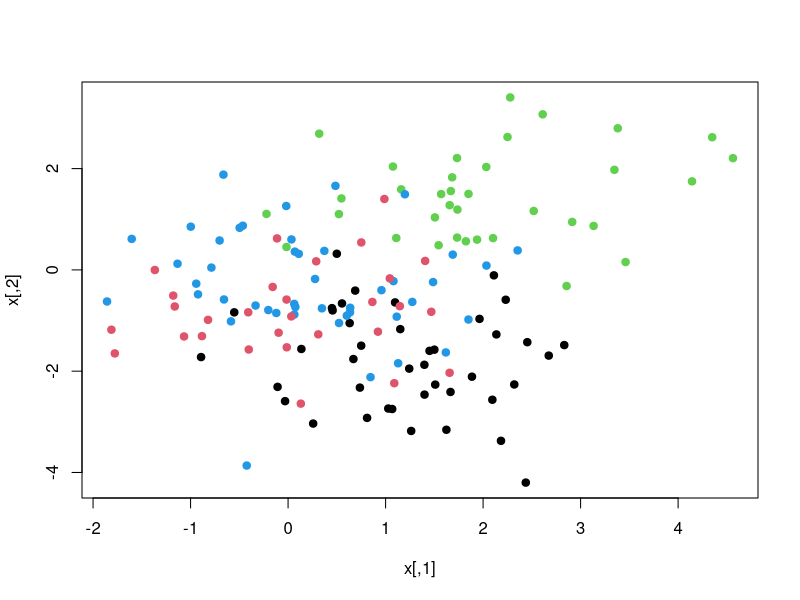
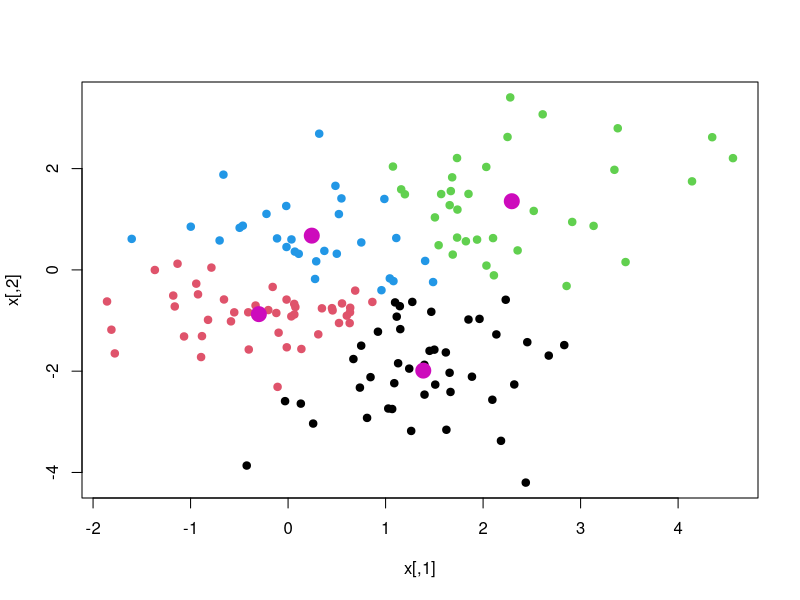
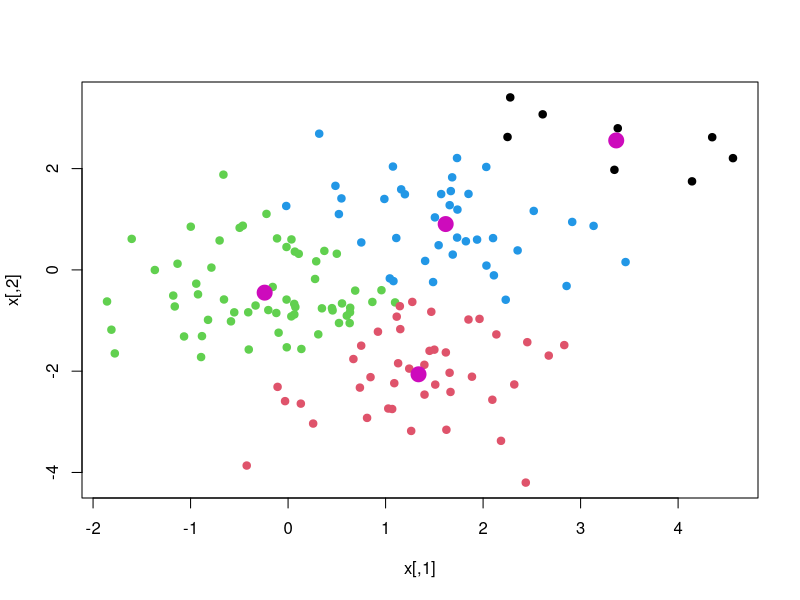
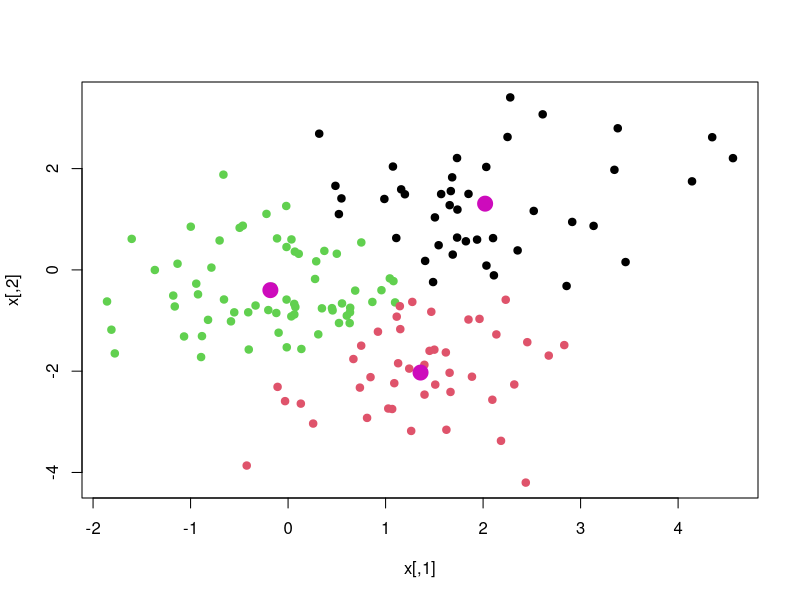
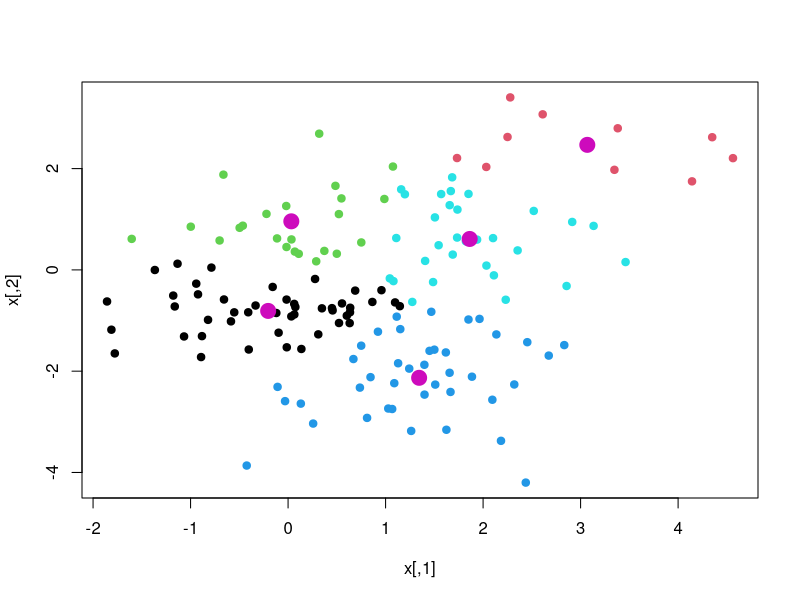
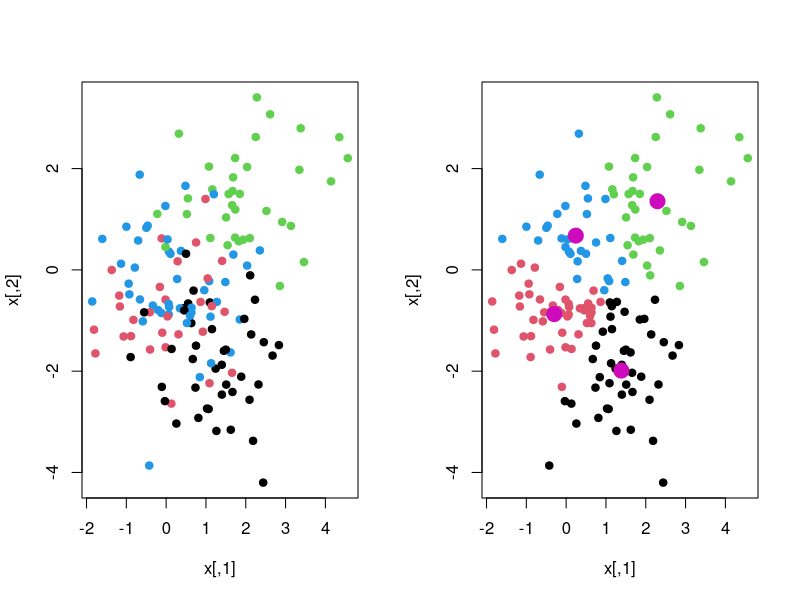
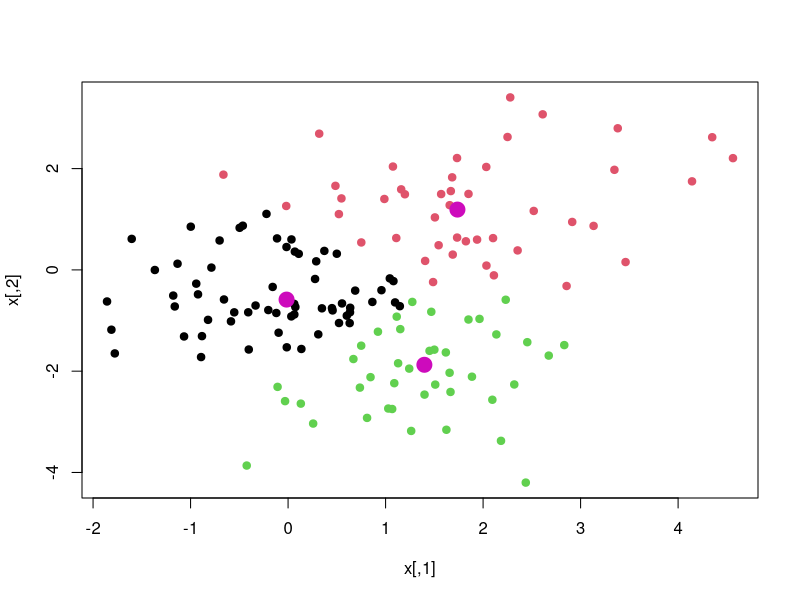
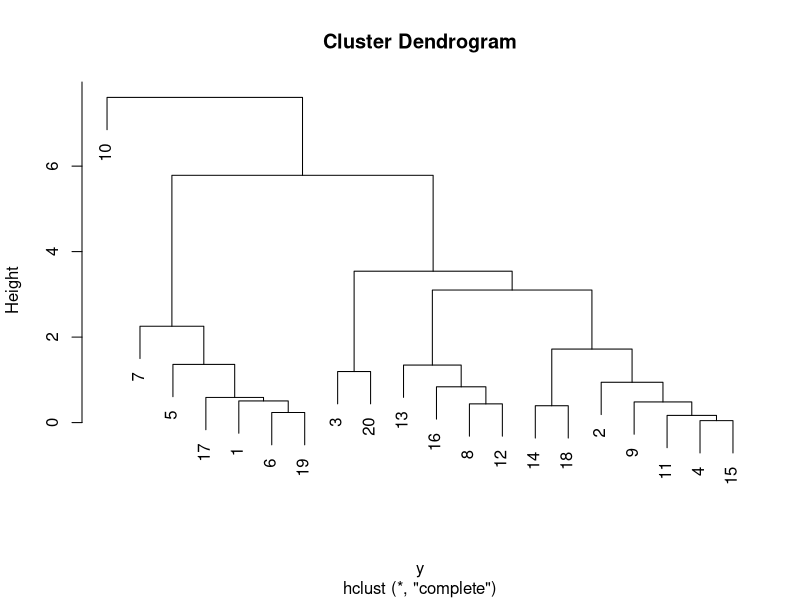

The R source for these figures, in order:

###### Part 1: Euclidean Distance ######

# First create a 2*2 matrix A, where each row represent an observation point
A <- matrix(c(1.7, 5, 4, 72), 2, 2, byrow = T) 
A
# Then calculate the Euclidean distance between the two observation points
d <- dist(cbind(A))
print(d)


###### Part 2: Generate a Fake Dataset ######

set.seed(5)
x <- matrix(rnorm(300), 150, 2) # The dataset contains 150 observations, each of which is described by a two-element vector
xmean <- matrix(rnorm(8), 4, 2) # Generate a deviation matrix
which <- sample(1:4, 150, replace = T) # Randomly sample of number 1-4 for 150 times with replacement
x <- x + xmean[which, ] # Add the deviation to dataset in four randomly formed groups
plot(x, col = which, pch = 19) # Plot the distribution of the observation points


###### Part 3: K-Means Clustering ######

x.cluster <- cbind(x, which) # Add the randomly sampled 1-4 (a new column) to the dataset as the initial clusters (in this case, we specify 4 clusters)
while(TRUE){
  centroid <- c() # Create an empty vector to put the centroids
  for(g in 1:4){ # In this for loop, the position of each centroid is calculated - mean of observations assigned to each centroid
    centroid <- c(centroid, mean(x.cluster[x.cluster[, 3] == g, 1]), mean(x.cluster[x.cluster[, 3] == g, 2]))
  }
  centroid <- matrix(centroid, 4, 2, byrow = T) # Reform the vector into a matrix where each row is one centroid
  
  distance <- c()
  for(i in 1:nrow(x)){ # In this for loop, each observation is reassigned its closest centroid
    for(j in 1:4)
      { # First to calculate the Euclidean distance between each observation and each centroid
      dis<- sqrt((x.cluster[i,1]-centroid[j,1])^2+(x.cluster[i,2]-centroid[j,2])^2)
      distance <- c(distance, dis)
    }
  }
  distance <- matrix(distance, 150, 4, byrow = T) # Create the matrix where each row is an observation and each column is its distance to the four centroids
  centroid.label <- apply(distance, 1, which.min) # Choose the centroid with the shortest distance
  if(all(centroid.label == x.cluster[, 3])){ # If the centroid is not changing any more for each observation, stop the iteration
    km.clusters <- centroid.label
    centroid.matrix <- centroid
    break
  }
  else
    { # Otherwise, assign the new centroids to the dataset, and continue the iteration
    x.cluster[, 3] <- centroid.label
  }  
}


plot(x, col = centroid.label , pch = 19) # Plot the clustered observation points 
points(centroid.matrix, pch = 19, col = 6, cex = 2) # Add centroids to the plot

#Easy Solution
km.out1 <- kmeans(x, 4)
km.out1
plot(x, col = km.out1$cluster, pch = 19)
points(km.out1$centers, pch = 19, col = 6, cex = 2)



km.out2 <- kmeans(x, 3)
km.out2
plot(x, col = km.out2$cluster, pch = 19)
points(km.out2$centers, pch = 19, col = 6, cex = 2)

km.out3 <- kmeans(x, 5)
km.out3
plot(x, col = km.out3$cluster, pch = 19)
points(km.out3$centers, pch = 19, col = 6, cex = 2)

# Plot original data and clustered data together #
par(mfcol = c(1, 2)) # create plotting structure of two plots in a row
plot(x, col = which, pch = 19) # plot observations with randomly assigned clusters
plot(x, col = centroid.label, pch = 19) # plot observations after clustering
points(centroid.matrix, pch = 19, col = 6, cex = 2)
dev.off() # quit the plotting structure settings

  
###### Part 4: K-medoids clustering ######

# install package "cluster"
library(cluster)
# generate a dissimilarity matrix for all the data points in data x, using the Euclidean distance. Hint: use the dist() function is most straight forward.
dismat <- dist(x, method = "euclidean")    
# run the pam() function with 3 clusters using the dismat generated above
med <- pam(x, k=3, diss = inherits(x,"dismat"))   
clusters <- med$clustering 
medoids <- med$medoids  
# plot the clustered data points, where color is decided by the clusters, and add the resulted medoids 
plot(x, col = clusters, pch = 19)  
points(medoids, pch=19, col=6, cex=2)


###### Part 5: Hierarchical Clustering ######

# Calculate Inter-Observation Distances #
## If there are n observations, we need to calculate n*(n-1)/2 unique inter-observation distances. 
## It is because the distance between the same observation is zero, and distance between A and B is the same with the distance between B and A.  
#Let D be the mXn distance matrix, with m= nrow(x1) and n=nrow( x2). The elements are the Euclidean distances between the all locations x1[i,] and x2[j,]. That is,


# Euclidean distance function 1:

  ed1 <- c()
  for(i in 1:nrow(x)){
    for(j in 1:nrow(x)){
      if(i < j){
        ed <- sqrt((x[i,1]-x[j,1])^2 +(x[i,2]-x[j,2])^2) #D.ij = sqrt( sum.k (( x1[i,k] - x2[j,k]) **2 ).
        ed1 <- c(ed1, ed)
      }
    }
  }

ed1
# Euclidean distance function 2:
ed2 <- dist(x, method = "euclidean") # the default method

# Plot Cluster Dendrogram #
# First take out a subset of the original observations. In this case, we randomly select 20 observations for the purpose of clear demonstration in the dendrogram
where <- sample(1:nrow(x), 20, replace = F)
x.part <- x[where, ]
# Then calculate the inter-observation distances
y <- dist(x.part) # use either method 1 or 2 to calculate the Euclidean distance
# Function for hierarchical clustering
hc.complete <- hclust(y, method = "complete")
# Plot the dendrogram
plot(hc.complete)


# Try single with hclust function and plot the dendrogram
where <- sample(1:nrow(x), 20, replace = F)
x.part <- x[where, ]
# Then calculate the inter-observation distances
y <- dist(x.part) # use either method 1 or 2 to calculate the Euclidean distance
# Function for hierarchical clustering
hc.single <- hclust(y, method = "single")
# Plot the dendrogram
plot(hc.single)

# Try average with hclust function and plot the dendrogram
where <- sample(1:nrow(x), 20, replace = F)
x.part <- x[where, ]
# Then calculate the inter-observation distances
y <- dist(x.part) # use either method 1 or 2 to calculate the Euclidean distance
# Function for hierarchical clustering
hc.average <- hclust(y, method = "average")
# Plot the dendrogram
plot(hc.average)

########################################### END ##############################################
